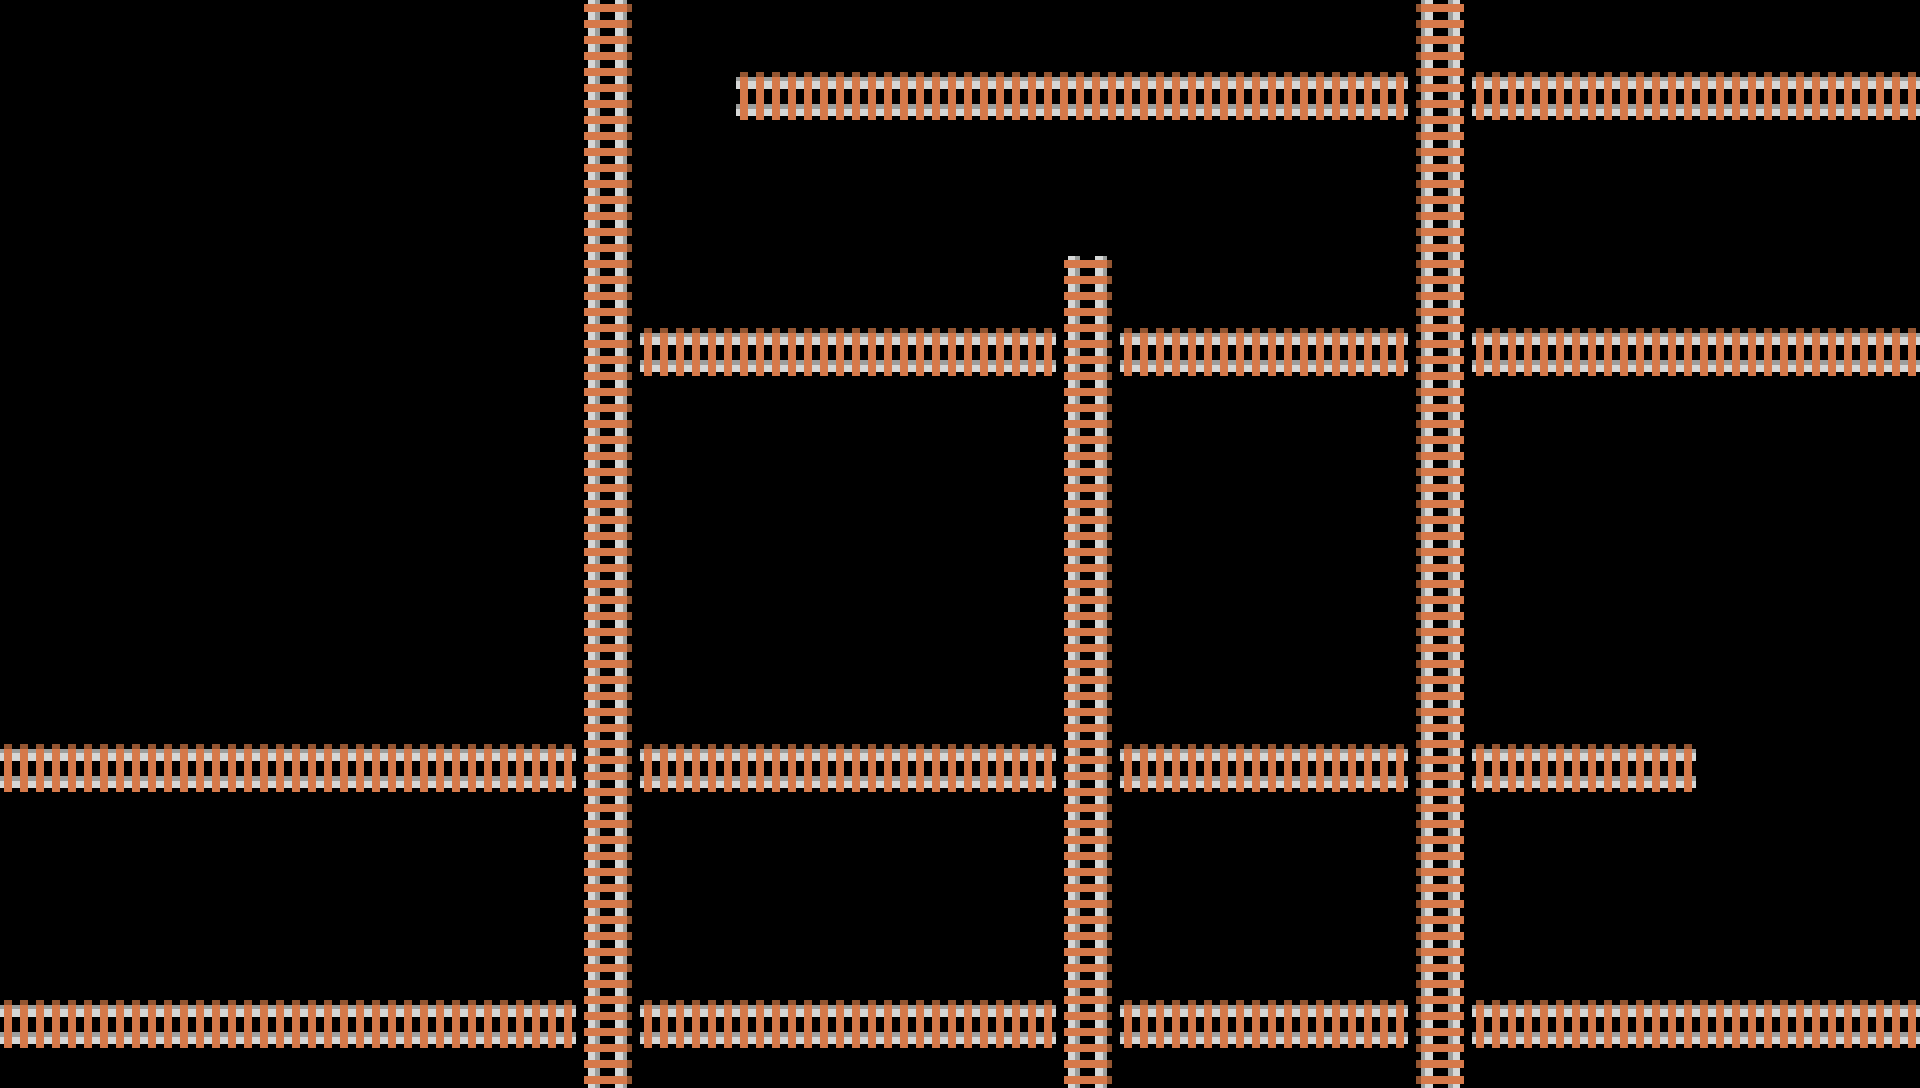

A 2D game scene composited from a Tiled map and its tileset images. What follows is a short description and the map's XML, with each tile layer's data collapsed to a summary:
An orthogonal 60x34 tile map with 32x32 px tiles, 4 tile layers (Camada de Blocos 2, Camada de Blocos 1, Camada de Blocos 4, TREM) and 31 objects (22x Box, 2x TremCima, 2x TremDir, 2x TremEsq, Buraco, ...).

<map version="1.10" tiledversion="1.11.2" orientation="orthogonal" renderorder="right-down" width="60" height="34" tilewidth="32" tileheight="32" infinite="0" nextlayerid="8" nextobjectid="43">
 <tileset firstgid="1" source="mapa2.tsx" />
 <layer id="3" name="Camada de Blocos 2" width="60" height="34">
  <data>[2040 cells, 2040 non-empty, 8 distinct tile ids]</data>
 </layer>
 <layer id="1" name="Camada de Blocos 1" width="60" height="34">
  <data>[2040 cells, 2036 non-empty, 26 distinct tile ids]</data>
 </layer>
 <layer id="7" name="Camada de Blocos 4" width="60" height="34">
  <data>[2040 cells, 624 non-empty, 88 distinct tile ids]</data>
 </layer>
 <layer id="4" name="TREM" width="60" height="34">
  <data>[2040 cells, 544 non-empty, 13 distinct tile ids]</data>
 </layer>
 <objectgroup id="5" name="Objetos">
  <object id="1" name="Buraco" x="1824" y="512" width="32" height="96" />
  <object id="2" name="SpawnArea" x="32" y="832" width="64" height="128" />
  <object id="3" name="Box" x="0" y="0" width="32" height="1088" />
  <object id="5" name="Box" x="32" y="0" width="1888" height="32" />
  <object id="6" name="Box" x="1888" y="32" width="32" height="1056" />
  <object id="7" name="Box" x="32" y="1056" width="1888" height="32" />
  <object id="8" name="Box" x="480" y="320" width="96" height="64" />
  <object id="9" name="Box" x="640" y="64" width="96" height="64" />
  <object id="10" name="Box" x="1024" y="192" width="96" height="64" />
  <object id="11" name="Box" x="1696" y="736" width="96" height="64" />
  <object id="15" name="Box" x="64" y="192" width="320" height="96" />
  <object id="16" name="Box" x="64" y="288" width="96" height="128" />
  <object id="17" name="Box" x="224" y="480" width="256" height="160" />
  <object id="18" name="Box" x="736" y="832" width="160" height="64" />
  <object id="19" name="Box" x="864" y="576" width="160" height="128" />
  <object id="20" name="Box" x="896" y="416" width="128" height="96" />
  <object id="21" name="Box" x="768" y="192" width="160" height="96" />
  <object id="22" name="Box" x="1120" y="160" width="288" height="128" />
  <object id="23" name="Box" x="1216" y="288" width="96" height="32" />
  <object id="24" name="Box" x="1184" y="416" width="160" height="288" />
  <object id="25" name="Box" x="1152" y="448" width="224" height="224" />
  <object id="26" name="Box" x="1216" y="832" width="192" height="96" />
  <object id="27" name="Box" x="1536" y="384" width="96" height="160" />
  <object id="28" name="Box" x="1664" y="192" width="160" height="96" />
  <object id="33" name="TremBaixo" x="576" y="1056" width="64" height="32" />
  <object id="34" name="TremCima" x="1056" y="256" width="64" height="32" />
  <object id="35" name="TremCima" x="1408" y="0" width="64" height="32" />
  <object id="38" name="TremDir" x="1888" y="64" width="32" height="64" />
  <object id="39" name="TremDir" x="1888" y="320" width="32" height="64" />
  <object id="40" name="TremEsq" x="0" y="736" width="32" height="64" />
  <object id="42" name="TremEsq" x="0" y="992" width="32" height="64" />
 </objectgroup>
</map>